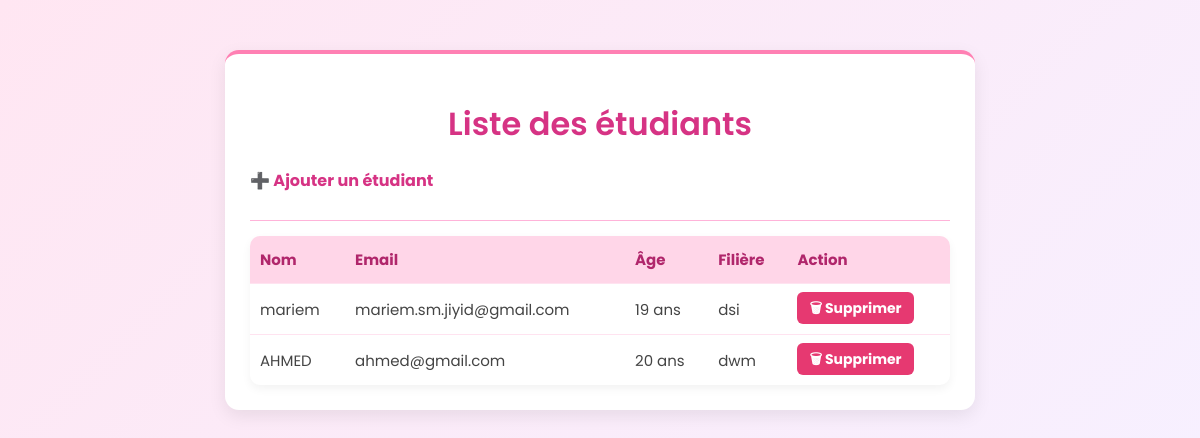
Before: / with the older database file.
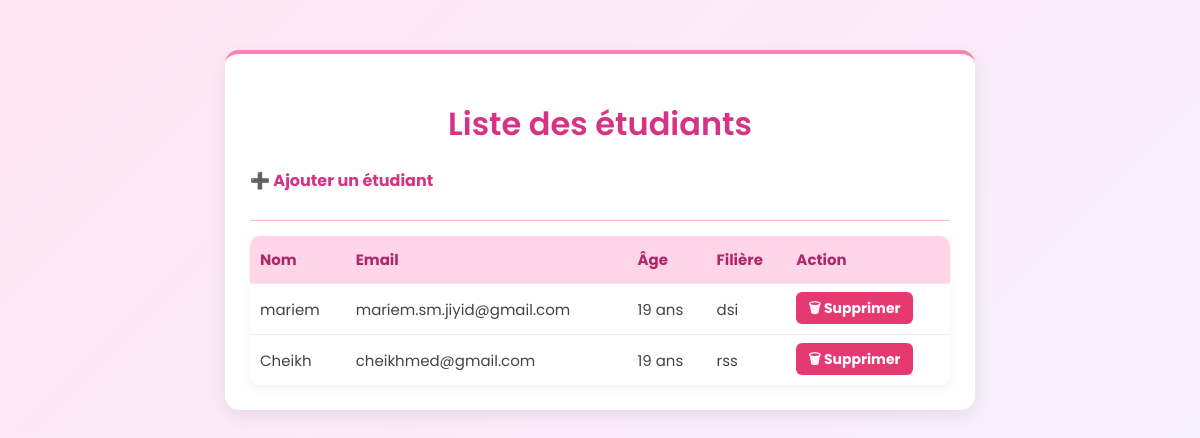
After: the same page with the newer database file.
### app.py (models this page shows)
class Student(db.Model):
    id=db.Column(db.Integer, primary_key=True)
    nom=db.Column(db.String(20), nullable=False)
    email=db.Column(db.String(120), unique=True, nullable=False)
    age=db.Column(db.Integer, nullable=False)
    filiere = db.Column(db.String(50), nullable=False)
    __table_args__=(
    db.CheckConstraint('age >=18', name='check_age_min_18'),
    )

### app.py (the view)
@app.route('/')
def index():
    students=Student.query.all()
    return render_template('index.html', students=students)

### templates/index.html (shortened to what this page needs)
{% extends 'base.html' %}
{% block content %}
<h1>Liste des étudiants</h1>
<a class="add-btn" href="{{ url_for('add_student') }}">➕ Ajouter un étudiant</a>
<hr>
{% if students %}
<table class="student-table">
    <thead>
        <tr>
            <th>Nom</th>
            <th>Email</th>
            <th>Âge</th>
            <th>Filière</th>
            <th>Action</th>
        </tr>
    </thead>
    <tbody>
        {% for student in students %}
        <tr>
            <td>{{ student.nom }}</td>
            <td>{{ student.email }}</td>
            <td>{{ student.age }} ans</td>
            <td>{{ student.filiere }}</td>
            <td>
                <a class="delete-btn"
                   href="{{ url_for('delete_student', id=student.id) }}"
                   onclick="return confirm('Supprimer cet étudiant ?');">
                   🗑 Supprimer
                </a>
            </td>
        </tr>
        {% endfor %}
    </tbody>
</table>
{% else %}
<p>Aucun étudiant pour le moment.</p>
{% endif %}
{% endblock %}

### templates/base.html (shortened to what this page needs)
<!DOCTYPE html>
<html lang="fr">
<head>
</head>
<body>
    <div class="container">
        {% block content %}{% endblock %}
    </div>
</body>
</html>

### templates/base.html (style rules this page uses)
body { font-family: 'Poppins', Arial, sans-serif; margin: 0; padding: 0; background: linear-gradient(135deg, #ffe6f2, #f7f0ff); color: #444; }
.container { max-width: 700px; background: white; padding: 25px; margin: 50px auto; border-radius: 14px; box-shadow: 0 6px 18px rgba(0, 0, 0, 0.08); border-top: 4px solid #ff80b3; }
h1 { text-align: center; color: #d63384; margin-bottom: 20px; font-weight: 600; }
a { text-decoration: none; color: #d63384; font-weight: bold; transition: 0.3s; }
hr { border: none; height: 1px; background: #ffb3d9; margin: 15px 0; }
.add-btn { display: inline-block; margin-bottom: 12px; font-weight: bold; color: #d63384; text-decoration: none; transition: 0.3s; }
.student-table { width: 100%; border-collapse: collapse; margin-top: 15px; background: white; border-radius: 10px; overflow: hidden; font-size: 15px; box-shadow: 0 4px 10px rgba(0,0,0,0.05); }
.student-table thead { background: #ffd6e8; color: #b0266b; font-weight: bold; }
.student-table th, .student-table td { padding: 12px 10px; text-align: left; border-bottom: 1px solid #ffe3f0; }
.student-table tr:last-child td { border-bottom: none; }
.delete-btn { color: white; background: #e63971; padding: 6px 12px; border-radius: 6px; font-size: 14px; text-decoration: none; transition: 0.3s; }

Changed rows visible on the page:
removed Student: nom "AHMED", email "ahmed@gmail.com", age "20", filiere "dwm"
added Student: nom "Cheikh", email "cheikhmed@gmail.com", age "19", filiere "rss"
